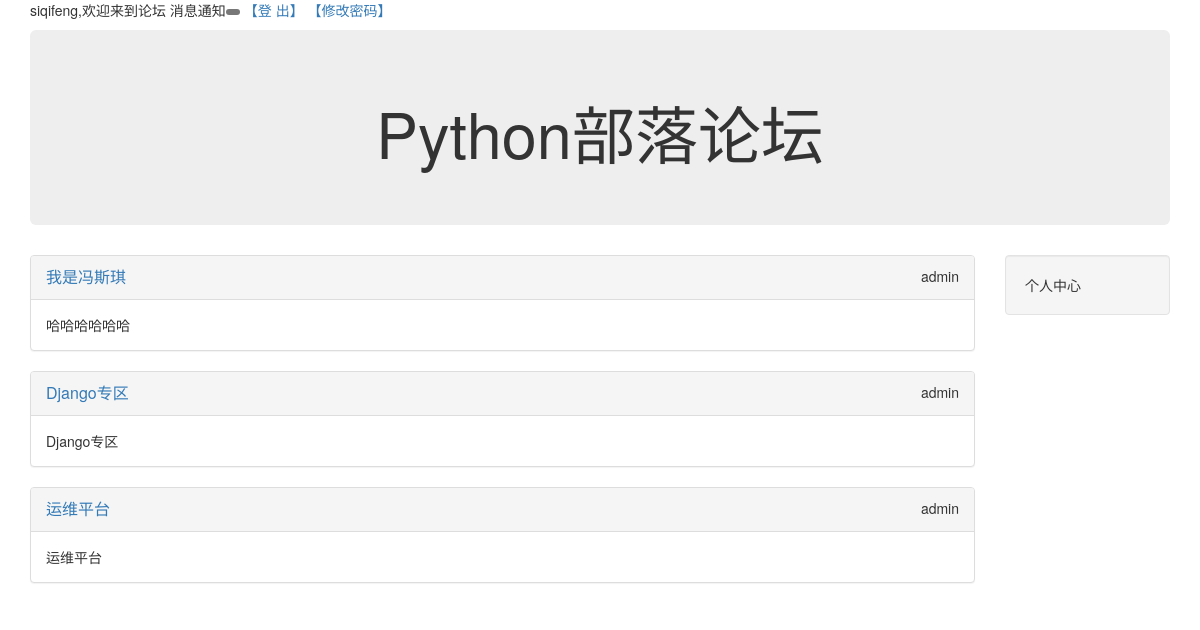
The app's page / (signed in) with its own data.
### block/models.py (models this page shows, shortened)
class Block(models.Model):
    name=models.CharField("板块名称",max_length=100)
    desc=models.CharField("板块描述",max_length=100)
    manager_name=models.CharField("板块管理员",max_length=100)
    status = models.IntegerField("状态",choices=((0,'正常'),(-1,'删除')),default=0)
    class Meta:
        verbose_name="版块"
        verbose_name_plural="版块"

### views.py (the view)
# urls.py: url(r'^$',views.index),
def index(request):
    block_infos=Block.objects.filter(status=0).order_by("-id")
    return render(request,"index.html",{"blocks":block_infos})

### templates/index.html
{% extends "base.html" %}
{% block content %}
<div class="col-xs-12 col-md-10">
    {% for b  in blocks %}
    <div class="panel panel-default">
        <div class="panel-heading">
          <a href="/article/list/{{ b.id }}" style="font-size: 16px">{{ b.name }}</a>
          <span class="pull-right">{{ b.manager_name }}</span>
        </div>
        <div class="panel-body">
          {{ b.desc }}
        </div>
     </div>
    {% endfor %}
</div>
<div class="col-xs-12 col-md-2">
    <div class="well">个人中心</div>
</div>
{% endblock %}

### templates/base.html (shortened to what this page needs)
<html>
   <head>
        <link rel="stylesheet" href="/static/css/bootstrap.min.css"/>
   </head>
   <body>
        <div class="container">
            <div class="row">
               <div class="col-xs-12 col-md-12" style="margin-right:15%">
                  {% if user.is_authenticated %}
                  <p>{{ user.username }},欢迎来到论坛   消息通知<span class="badge"><a href="/sysmessage/list" id="msg_count">{{ msg_cnt }}</a></span>  <a href="/accounts/logout"> 【登 出】 </a> <a href="/accounts/password_change"> 【修改密码】 </a></p>
                  {% else %}
                  <p>匿名用户，请<a href="/accounts/login">登录</a></p>
                  {% endif %}
               </div>
            </div>
            <div class="row">
                <div class="col-xs-12 col-md-12">
                   <div class="jumbotron">
                        <center><h1>Python部落论坛</h1></center>
                    </div>
                </div>
            </div>
            <div class="row" >
                    {% block content %}
                    {% endblock %}
            </div>
        </div>
   </body>
</html>

### records on screen
Block: name "我是冯斯琪", manager_name "admin", desc "哈哈哈哈哈哈"
Block: name "Django专区", manager_name "admin", desc "Django专区"
Block: name "运维平台", manager_name "admin", desc "运维平台"

### other values on screen
{{ user.username }} "siqifeng"
